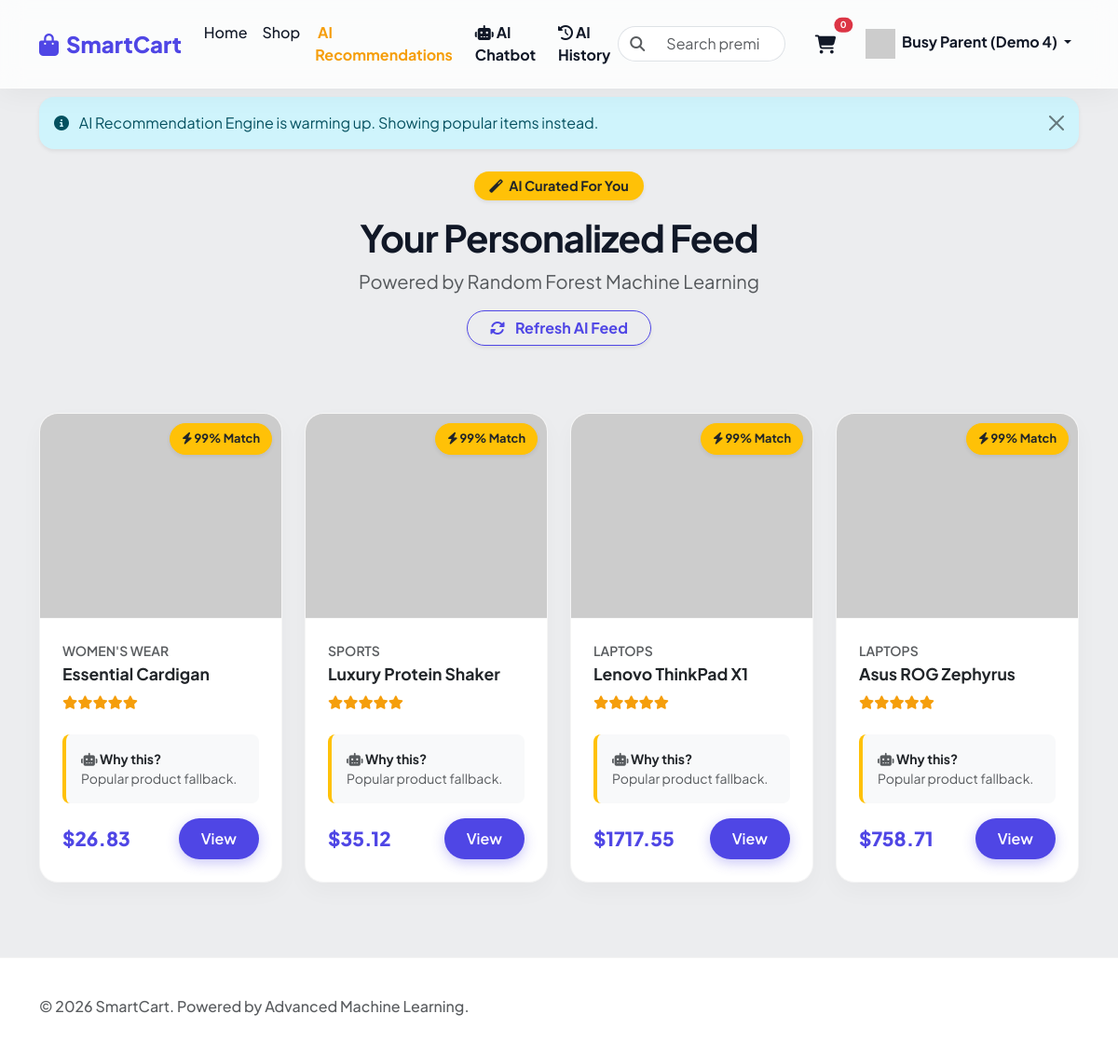
The app's page /recommendations (signed in) with its own data.
### backend/models.py (models this page shows)
class Product(db.Model):
    id = db.Column(db.Integer, primary_key=True)
    name = db.Column(db.String(200), nullable=False)
    category_id = db.Column(db.Integer, db.ForeignKey('category.id'), nullable=False)
    brand = db.Column(db.String(100))
    price = db.Column(db.Float, nullable=False)
    discount = db.Column(db.Float, default=0.0) # Percentage e.g. 10.0 for 10%
    rating = db.Column(db.Float, default=0.0)
    review_count = db.Column(db.Integer, default=0)
    image_url = db.Column(db.String(255))
    description = db.Column(db.Text)
    stock_quantity = db.Column(db.Integer, default=100)
    tags = db.Column(db.String(255)) # Comma separated
    created_at = db.Column(db.DateTime, default=datetime.utcnow)

class Category(db.Model):
    id = db.Column(db.Integer, primary_key=True)
    name = db.Column(db.String(100), unique=True, nullable=False)
    image_url = db.Column(db.String(255))
    description = db.Column(db.Text)
    products = db.relationship('Product', backref='category', lazy=True)

### backend/routes.py (the view)
    @app.route('/recommendations')
    def recommendations():
        if 'customer_id' not in session:
            flash("Please login to see personalized recommendations.", "warning")
            return redirect(url_for('login'))
        customer_id = session['customer_id']
        try:
            import joblib
            model = joblib.load('ml/saved_model.pkl')
            interactions = Interaction.query.filter_by(customer_id=customer_id).all()
            if len(interactions) == 0:
                flash("AI Recommendation Engine is warming up. Showing popular items instead.", "info")
                recs = Product.query.order_by(Product.rating.desc()).limit(4).all()
                return render_template('recommendations.html', recommendations=recs,
                                     explanations={p.id: "Trending highly rated product." for p in recs})
            cat_counts = {}
            for inter in interactions:
                pid = inter.product_id
                prod = Product.query.get(pid)
                if prod:
                    c_id = prod.category_id
                    cat_counts[c_id] = cat_counts.get(c_id, 0) + (3 if inter.interaction_type == 'PURCHASE' else 1)
            if cat_counts:
                top_category = max(cat_counts, key=cat_counts.get)
                candidates = Product.query.filter_by(category_id=top_category).limit(10).all()
            else:
                candidates = Product.query.order_by(Product.rating.desc()).limit(10).all()
            recommendations = []
            explanations = {}
            for prod in candidates:
                prod_interactions = [i for i in interactions if i.product_id == prod.id]
                views = sum(1 for i in prod_interactions if i.interaction_type == 'VIEW')
                adds = sum(1 for i in prod_interactions if i.interaction_type == 'ADD_TO_CART')
                wishlists = sum(1 for i in prod_interactions if i.interaction_type == 'WISHLIST')
                searches = sum(1 for i in prod_interactions if i.interaction_type == 'SEARCH')
                X_test = [[views, adds, wishlists, searches]]
                prob = model.predict_proba(X_test)[0][1]
                if prob > 0.1 or len(prod_interactions) == 0:
                    recommendations.append(prod)
                    display_prob = max(80.0, min(99.9, 80.0 + prob * 20 + views * 2))
                    explanations[prod.id] = f"AI Confidence: {display_prob:.1f}%. Recommended because you frequently interact with '{prod.category.name}' products."
            if not recommendations:
                recommendations = candidates[:4]
                for p in recommendations:
                    explanations[p.id] = f"Recommended based on your interest in {p.category.name}."
            return render_template('recommendations.html', recommendations=recommendations[:4], explanations=explanations)
        except Exception as e:
            print("Recommendation error:", str(e))
            flash("AI Recommendation Engine is warming up. Showing popular items instead.", "info")
            recs = Product.query.order_by(Product.rating.desc()).limit(4).all()
            return render_template('recommendations.html', recommendations=recs,
                                 explanations={p.id: "Popular product fallback." for p in recs})

### templates/recommendations.html
{% extends "base.html" %}
{% block content %}
<div class="row mb-5 mt-4">
    <div class="col-md-12 text-center">
        <span class="badge bg-warning text-dark px-3 py-2 rounded-pill mb-3 fw-bold shadow-sm" style="font-size: 0.9rem;"><i class="fas fa-magic me-1"></i> AI Curated For You</span>
        <h2 class="fw-bold" style="font-size: 2.5rem; letter-spacing: -1px;">Your Personalized Feed</h2>
        <p class="text-muted fs-5 mb-3">Powered by Random Forest Machine Learning</p>
        <a href="{{ url_for('recommendations') }}" class="btn btn-outline-primary rounded-pill px-4 shadow-sm fw-bold">
            <i class="fas fa-sync-alt me-2"></i> Refresh AI Feed
        </a>
    </div>
</div>
<div class="row row-cols-1 row-cols-md-4 g-4 mt-2">
    {% for prod in recommendations %}
    <div class="col">
        <div class="card product-card h-100">
            <a href="{{ url_for('product', product_id=prod.id) }}" class="text-decoration-none"><div class="img-wrapper">
                <span class="badge-premium bg-warning text-dark border border-warning shadow-sm" style="top: 10px; right: 10px; left: auto;"><i class="fas fa-bolt"></i> 99% Match</span>
                <img src="{% if prod.image_url and prod.image_url.startswith('http') %}{{ prod.image_url }}{% else %}{{ url_for('static', filename=prod.image_url) }}{% endif %}" class="card-img-top w-100" alt="{{ prod.name }}">
            </div></a>
            <div class="card-body d-flex flex-column">
                <p class="text-muted small fw-semibold text-uppercase tracking-wider mb-1">{{ prod.category.name }}</p>
                <a href="{{ url_for('product', product_id=prod.id) }}" class="text-decoration-none text-dark"><h5 class="card-title text-truncate hover-primary">{{ prod.name }}</h5></a>
                <div class="star-rating mb-2">
                    <i class="fas fa-star"></i><i class="fas fa-star"></i><i class="fas fa-star"></i><i class="fas fa-star"></i><i class="fas fa-star"></i>
                </div>
                <div class="mt-3 p-3 bg-light rounded-3 border-start border-4 border-warning small">
                    <strong><i class="fas fa-robot text-muted"></i> Why this?</strong><br>
                    <span class="text-muted">{{ explanations[prod.id] }}</span>
                </div>
                <div class="mt-auto pt-3 d-flex justify-content-between align-items-center">
                    <h6 class="card-price m-0">${{ "%.2f"|format(prod.price) }}</h6>
                    <a href="{{ url_for('product', product_id=prod.id) }}" class="btn btn-primary rounded-pill px-4">View</a>
                </div>
            </div>
        </div>
    </div>
    {% endfor %}
</div>
{% endblock %}

### templates/base.html (shortened to what this page needs)
<!DOCTYPE html>
<html lang="en">
<head>
    <link href="https://cdn.jsdelivr.net/npm/bootstrap@5.3.2/dist/css/bootstrap.min.css" rel="stylesheet">
    <link rel="stylesheet" href="https://cdnjs.cloudflare.com/ajax/libs/font-awesome/6.4.0/css/all.min.css">
</head>
<body>
<nav class="navbar navbar-expand-lg">
  <div class="container">
    <a class="navbar-brand" href="{{ url_for('index') }}"><i class="fas fa-shopping-bag me-2"></i>SmartCart</a>
    <div class="collapse navbar-collapse" id="navbarNav">
      <ul class="navbar-nav me-auto">
          <li class="nav-item"><a class="nav-link fw-medium" href="{{ url_for('index') }}">Home</a></li>
          <li class="nav-item"><a class="nav-link fw-medium" href="{{ url_for('shop') }}">Shop</a></li>
          <li class="nav-item"><a class="nav-link fw-bold" href="{{ url_for('recommendations') }}" style="color: #F59E0B !important;"> AI Recommendations</a></li>
          <li class="nav-item"><a class="nav-link fw-bold text-success ms-2" href="{{ url_for('assistant') }}"><i class="fas fa-robot"></i> AI Chatbot</a></li>
          <li class="nav-item"><a class="nav-link fw-bold text-primary ms-2" href="{{ url_for('history') }}"><i class="fas fa-history"></i> AI History</a></li>
        </ul>
      <form class="d-flex me-4" action="{{ url_for('shop') }}" method="GET">
        <div class="input-group">
            <span class="input-group-text bg-white border-end-0 rounded-start-pill text-muted"><i class="fas fa-search"></i></span>
            <input class="form-control border-start-0 rounded-end-pill" type="search" name="q" placeholder="Search premium products..." style="box-shadow: none; border-color: #dee2e6;">
        </div>
      </form>
      <ul class="navbar-nav align-items-center">
        <li class="nav-item me-3">
          <a class="nav-link position-relative" href="{{ url_for('cart') }}">
            <i class="fas fa-shopping-cart fa-lg"></i>
            <span class="position-absolute top-0 start-100 translate-middle badge rounded-pill bg-danger" style="font-size: 0.6rem;">{{ cart_count }}</span>
          </a>
        </li>
        {% if session.customer_id or session.is_admin %}
        <li class="nav-item dropdown">
          <a class="nav-link dropdown-toggle fw-bold" href="#" id="navbarDropdown" role="button" data-bs-toggle="dropdown">
            <img src="https://ui-avatars.com/api/?name={{ session.customer_name }}&background=4F46E5&color=fff&rounded=true" alt="User" width="32" height="32" class="me-1">
            {{ session.customer_name }}
          </a>
        </li>
        {% else %}
        <li class="nav-item"><a class="btn btn-primary px-4 rounded-pill" href="{{ url_for('login') }}">Sign In</a></li>
        {% endif %}
      </ul>
    </div>
  </div>
</nav>
<div class="container" style="min-height: 70vh;">
    {% with messages = get_flashed_messages(with_categories=true) %}
      {% if messages %}
        <div class="mt-4">
        {% for category, message in messages %}
          <div class="alert alert-{{ category }} alert-dismissible fade show rounded-4 border-0 shadow-sm" role="alert">
            <i class="fas fa-info-circle me-2"></i> {{ message }}
            <button type="button" class="btn-close" data-bs-dismiss="alert" aria-label="Close"></button>
          </div>
        {% endfor %}
        </div>
      {% endif %}
    {% endwith %}
    {% block content %}{% endblock %}
</div>
<footer class="text-center text-muted">
  <div class="container d-flex justify-content-between align-items-center">
    <p class="mb-0 fw-medium">© 2026 SmartCart. Powered by Advanced Machine Learning.</p>
  </div>
</footer>
</body>
</html>

### templates/base.html (style rules this page uses)
:root { --primary: #4F46E5; --primary-hover: #4338CA; --surface: #ffffff; --background: #F3F4F6; --text-main: #111827; --text-muted: #6B7280; }
body { font-family: 'Plus Jakarta Sans', sans-serif; background-image: url('https://picsum.photos/seed/smartcart_abstract/1920/1080?blur=4'); background-size: cover; background-attachment: fixed; background-position: center; color: var(--text-main); padding-top: 80px; }
body::before { content: ''; position: fixed; top: 0; left: 0; width: 100%; height: 100%; background: rgba(243, 244, 246, 0.85); z-index: -1; }
.navbar { background: rgba(255, 255, 255, 0.8) !important; backdrop-filter: blur(12px); -webkit-backdrop-filter: blur(12px); border-bottom: 1px solid rgba(255,255,255,0.3); box-shadow: 0 4px 30px rgba(0, 0, 0, 0.05); padding: 15px 0; position: fixed; top: 0; width: 100%; z-index: 1000; }
.navbar-brand { font-weight: 800; font-size: 1.5rem; color: var(--primary) !important; }
.nav-link { font-weight: 600; color: var(--text-main) !important; transition: all 0.2s; }
.btn-primary { background-color: var(--primary); border: none; border-radius: 10px; font-weight: 600; padding: 10px 24px; box-shadow: 0 4px 14px rgba(79, 70, 229, 0.3); transition: all 0.3s; }
.btn-outline-primary { border-color: var(--primary); color: var(--primary); border-radius: 10px; font-weight: 600; }
.product-card { border: 1px solid rgba(0,0,0,0.04); border-radius: 20px; overflow: hidden; background: var(--surface); box-shadow: 0 10px 25px rgba(0,0,0,0.03); transition: all 0.4s cubic-bezier(0.165, 0.84, 0.44, 1); position: relative; }
.card-img-top { height: 220px; object-fit: cover; border-bottom: 1px solid rgba(0,0,0,0.03); transition: transform 0.5s ease; }
.img-wrapper { overflow: hidden; position: relative; }
.badge-premium { position: absolute; top: 15px; left: 15px; background: rgba(255,255,255,0.9); backdrop-filter: blur(4px); color: var(--primary); font-weight: 700; padding: 6px 12px; border-radius: 20px; font-size: 0.8rem; box-shadow: 0 4px 12px rgba(0,0,0,0.1); z-index: 10; }
.card-body { padding: 24px; }
.card-title { font-weight: 700; font-size: 1.1rem; margin-bottom: 8px; }
.card-price { font-weight: 800; font-size: 1.3rem; color: var(--primary); }
.star-rating { color: #F59E0B; font-size: 0.9rem; }
footer { background: #ffffff; padding: 40px 0; margin-top: 80px; border-top: 1px solid rgba(0,0,0,0.05); }

### records on screen
Product: category.name "WOMEN'S WEAR", name "Essential Cardigan", explanations "Popular product fallback.", price "26.83"
Product: category.name "SPORTS", name "Luxury Protein Shaker", explanations "Popular product fallback.", price "35.12"
Product: category.name "LAPTOPS", name "Lenovo ThinkPad X1", explanations "Popular product fallback.", price "1717.55"
Product: category.name "LAPTOPS", name "Asus ROG Zephyrus", explanations "Popular product fallback.", price "758.71"

### other values on screen
{{ cart_count }} "0"
{{ session.customer_name }} "Busy Parent (Demo 4)"
{{ message }} "AI Recommendation Engine is warming up. Showing popular items instead."
